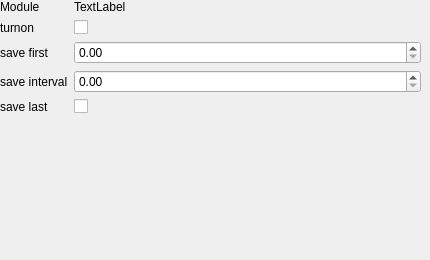
                <widget class="QWidget" name="page_30">
                 <widget class="QWidget" name="formLayoutWidget_11">
                  <property name="geometry">
                   <rect>
                    <x>0</x>
                    <y>0</y>
                    <width>421</width>
                    <height>251</height>
                   </rect>
                  </property>
                  <layout class="QFormLayout" name="formLayout_11">
                   <item row="1" column="0">
                    <widget class="QLabel" name="label_147">
                     <property name="text">
                      <string>turnon</string>
                     </property>
                    </widget>
                   </item>
                   <item row="1" column="1">
                    <widget class="QCheckBox" name="checkBox_39">
                     <property name="text">
                      <string/>
                     </property>
                    </widget>
                   </item>
                   <item row="2" column="0">
                    <widget class="QLabel" name="label_148">
                     <property name="text">
                      <string>save first</string>
                     </property>
                    </widget>
                   </item>
                   <item row="2" column="1">
                    <widget class="QDoubleSpinBox" name="doubleSpinBox_19"/>
                   </item>
                   <item row="3" column="1">
                    <widget class="QDoubleSpinBox" name="doubleSpinBox_20"/>
                   </item>
                   <item row="4" column="0">
                    <widget class="QLabel" name="label_149">
                     <property name="text">
                      <string>save last</string>
                     </property>
                    </widget>
                   </item>
                   <item row="4" column="1">
                    <widget class="QCheckBox" name="checkBox_40">
                     <property name="text">
                      <string/>
                     </property>
                    </widget>
                   </item>
                   <item row="3" column="0">
                    <widget class="QLabel" name="label_150">
                     <property name="text">
                      <string>save interval</string>
                     </property>
                    </widget>
                   </item>
                   <item row="0" column="0">
                    <widget class="QLabel" name="label_151">
                     <property name="text">
                      <string>Module</string>
                     </property>
                    </widget>
                   </item>
                   <item row="0" column="1">
                    <widget class="QLabel" name="label_152">
                     <property name="text">
                      <string>TextLabel</string>
                     </property>
                    </widget>
                   </item>
                  </layout>
                 </widget>
                </widget>
